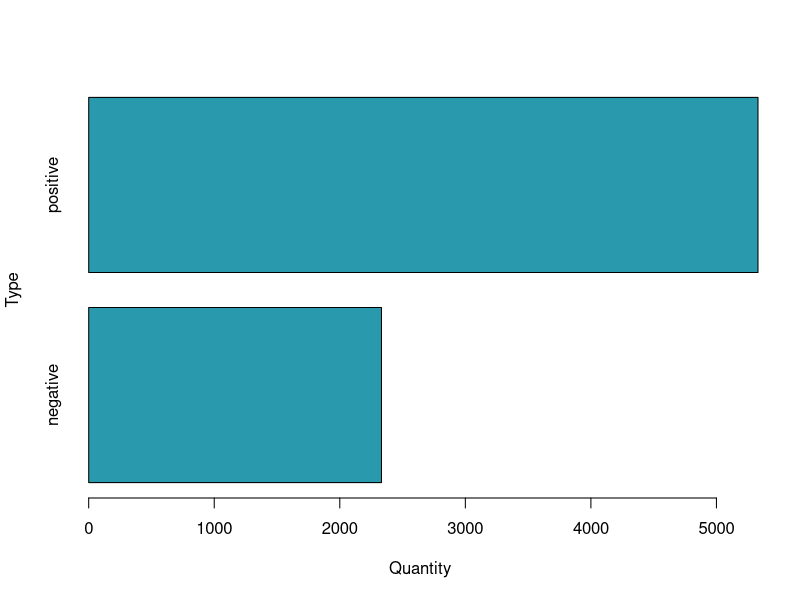
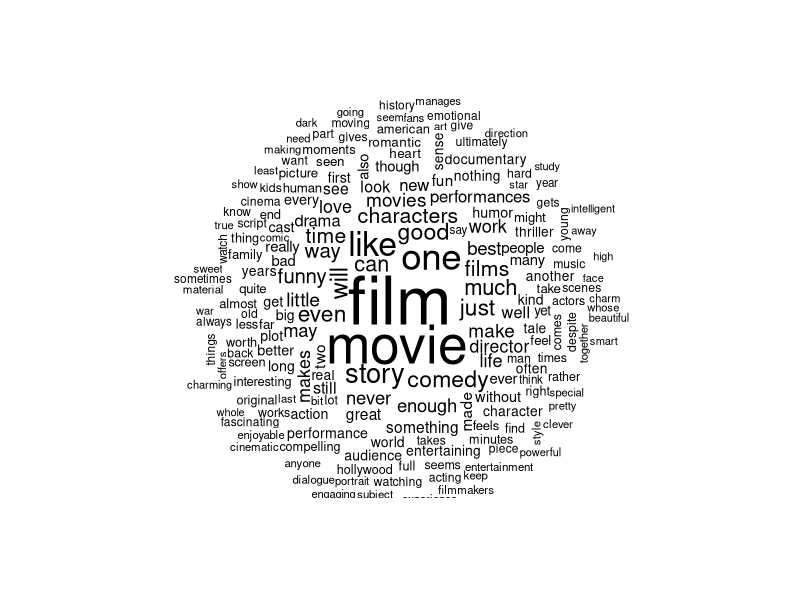

Write R code to recreate these figures, in order.
## ---- chunk 1
knitr::opts_chunk$set(echo = TRUE)
#dsMovies <- read.table(file = 'movie-reviews-dataset.tsv', sep = '\t', header = TRUE)
dsMovies <- read.csv("dsMovies.csv", stringsAsFactors = FALSE, header = TRUE)
## ---- chunk 2
summary(dsMovies)
str(dsMovies)
head(dsMovies)
tail(dsMovies)
dsMovies$type <- factor(dsMovies$type)
table(dsMovies$type)
## ---- chunk 3
table(dsMovies$type)
barplot(table(dsMovies$type), xlab = "Quantity", ylab = "Type", horiz = TRUE, col='#2999AD')

## ---- chunk 4
library("tm")
dsMoviesCorpus <- VCorpus(VectorSource (dsMovies$message))
print(dsMoviesCorpus)
inspect(dsMoviesCorpus[1:2])
## ---- chunk 5
library("tm")
print(dsMoviesCorpus[[1]])
as.character(dsMoviesCorpus[[1]])
## ---- chunk 6
library("tm")
lapply(dsMoviesCorpus[1:5], as.character)
## ---- chunk 7
dsMovies_clean <- tm_map ( dsMoviesCorpus, content_transformer(tolower))
as.character(dsMoviesCorpus[[1]])
as.character(dsMovies_clean[[1]])
## ---- chunk 8
dsMovies_clean <- tm_map ( dsMovies_clean, removeNumbers)
as.character(dsMoviesCorpus[[6]])
as.character(dsMovies_clean[[6]])
## ---- chunk 9
#stopwords()
#stopwords('spanish')
dsMovies_clean <- tm_map ( dsMovies_clean, removeWords, stopwords('spanish'))
dsMovies_clean <- tm_map ( dsMovies_clean, removeWords, stopwords())
as.character(dsMoviesCorpus[[6]])
as.character(dsMovies_clean[[6]])
as.character(dsMoviesCorpus[[1200]])
as.character(dsMovies_clean[[1200]])
## ---- chunk 10
dsMovies_clean <- tm_map ( dsMovies_clean, removePunctuation)
as.character(dsMoviesCorpus[[6]])
as.character(dsMovies_clean[[6]])
## ---- chunk 11
dsMovies_clean <- tm_map ( dsMovies_clean, stripWhitespace)
as.character(dsMoviesCorpus[[1576]])
as.character(dsMovies_clean[[1576]])
## ---- chunk 12
dsMovies_dtm <- DocumentTermMatrix (dsMovies_clean)
dsMovies_dtm
## ---- chunk 13
dsMovies_dtm_train <- dsMovies_dtm[1:5364, ]
dsMovies_dtm_test <- dsMovies_dtm[5365:7663, ]
dsMovies_train_labels <- dsMovies[1:5364,]$type
dsMovies_test_labels <- dsMovies[5365:7663,]$type
prop.table(table(dsMovies_train_labels))
prop.table(table(dsMovies_test_labels))
## ---- chunk 14
library("wordcloud")
wordcloud(dsMovies_clean, min.freq = 50, random.order = FALSE)
## ---- chunk 15
dsMovies_freq_words <- findFreqTerms(dsMovies_dtm_train,20)
str(dsMovies_freq_words)
dsMovies_dtm_freq_train <- dsMovies_dtm_train[,dsMovies_freq_words]
dsMovies_dtm_freq_test <- dsMovies_dtm_test[,dsMovies_freq_words]
dsMovies_dtm_freq_train
dsMovies_dtm_freq_test
## ---- chunk 16
converts_counts <- function(x){x <- ifelse(x>0,"Yes","No")}
dsMovies_train <- apply(dsMovies_dtm_freq_train, MARGIN = 2, converts_counts)
dsMovies_test <- apply(dsMovies_dtm_freq_test, MARGIN = 2, converts_counts)
## ---- chunk 17
library(e1071)
dsMovies_classifier <- naiveBayes(dsMovies_train,dsMovies_train_labels)
dsMovies_text_pred <- predict(dsMovies_classifier,dsMovies_test)
table(dsMovies_text_pred)
## ---- chunk 18
library(gmodels)
#CrossTable(dsMovies_text_pred,dsMovies_test_labels,prop.chisq = FALSE,prop.t = FALSE, dnn = c('predicted','actual'))
table(dsMovies_text_pred,dsMovies_test_labels)

## ---- chunk 19
library(e1071)
dsMovies_classifier <- naiveBayes(dsMovies_train,dsMovies_train_labels,laplace = 1)
dsMovies_text_pred <- predict(dsMovies_classifier,dsMovies_test)
table(dsMovies_text_pred)
table(dsMovies_text_pred,dsMovies_test_labels)
